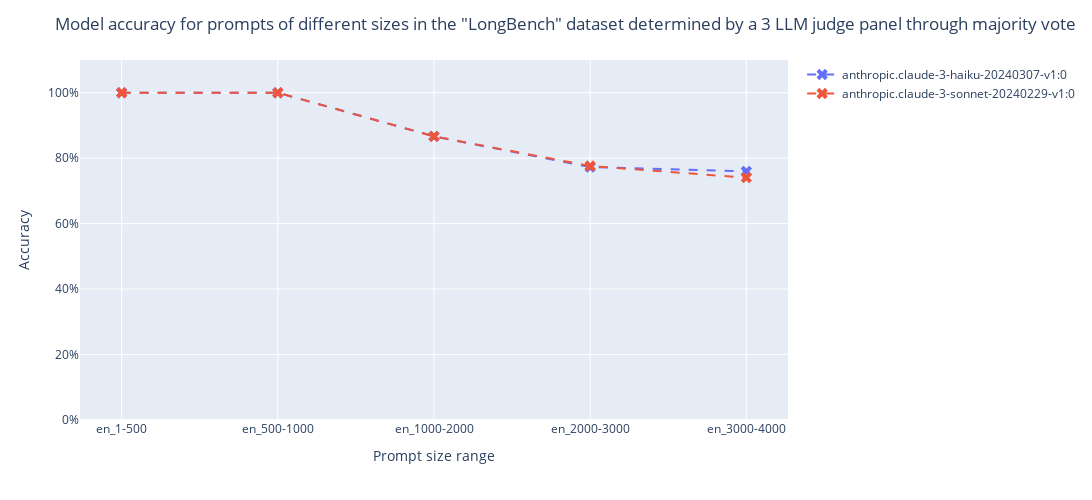

Write notebook code for a chart like this one.
### Code cell
def get_mean(text):
    import re

    # Regular expression to extract the numbers
    pattern = r"(\d+)-(\d+)"

    # Use re.search to find the numbers
    match = re.search(pattern, text)

    # Extract and print the numbers if a match is found
    if match:
        n1 = int(match.group(1))
        n2 = int(match.group(2))
        return (n1+n2)/2
    else:
        return None

try:
    data = merged_accuracy_df_long_df[merged_accuracy_df_long_df.variable == "majority_voting_accuracy"]
    data.payload_file = data.payload_file.map(lambda x: x.replace("payload_", "").replace(".jsonl", ""))
    data['mean_payload_size'] = data.payload_file.map(get_mean)
    data = data.sort_values(by="mean_payload_size")

    # dataset name
    ds_name = "LongBench"

    # Create the line + point plot
    fig = px.line(data, 
                  x='payload_file', 
                  y='value', 
                  color='candidate_model',
                  line_dash_sequence=['dash'],   # Set line style to dashed
                  symbol='candidate_model',      # Set different symbols based on candidate_model
                  markers=True)                  # Show points on the line

    # Update the trace for all symbols to be 'x'
    fig.update_traces(marker=dict(symbol='x', size=10))  # Set the marker to 'X' and adjust size

    # Update layout for y-axis range
    fig.update_layout(
        title=f'Model accuracy for prompts of different sizes in the \"{ds_name}\" dataset determined by a {num_judges} LLM judge panel through majority vote',
        yaxis=dict(
            range=[0, 110],
            title='Accuracy',
            ticksuffix='%',
        ),
        xaxis_title='Prompt size range',
        legend_title=None,
        width=1500,   # Set the width of the plot
        height=500   # Set the height of the plot
    )
    # Show the plot
    fig.show()
except Exception as e:
    logger.info(f"Error occured while generating per model per payload accuracy measure chart: {e}")

### Figure 1 — Plotly figure (JSON) as saved in the notebook; plotly's stock layout.template omitted (floating-point values rounded to 4 significant figures)
{"data": [{"hovertemplate": "candidate_model=anthropic.claude-3-haiku-20240307-v1:0<br>payload_file=%{x}<br>value=%{y}<extra></extra>", "legendgroup": "anthropic.claude-3-haiku-20240307-v1:0", "line": {"color": "#636efa", "dash": "dash"}, "marker": {"size": 10, "symbol": "x"}, "mode": "lines+markers", "name": "anthropic.claude-3-haiku-20240307-v1:0", "orientation": "v", "showlegend": true, "type": "scatter", "x": ["en_1-500", "en_500-1000", "en_1000-2000", "en_2000-3000", "en_3000-4000"], "xaxis": "x", "y": [100, 100, 86.67, 77.27, 75.96], "yaxis": "y"}, {"hovertemplate": "candidate_model=anthropic.claude-3-sonnet-20240229-v1:0<br>payload_file=%{x}<br>value=%{y}<extra></extra>", "legendgroup": "anthropic.claude-3-sonnet-20240229-v1:0", "line": {"color": "#EF553B", "dash": "dash"}, "marker": {"size": 10, "symbol": "x"}, "mode": "lines+markers", "name": "anthropic.claude-3-sonnet-20240229-v1:0", "orientation": "v", "showlegend": true, "type": "scatter", "x": ["en_1-500", "en_500-1000", "en_1000-2000", "en_2000-3000", "en_3000-4000"], "xaxis": "x", "y": [100, 100, 86.67, 77.61, 74.04], "yaxis": "y"}], "layout": {"height": 500, "legend": {"title": {}, "tracegroupgap": 0}, "margin": {"t": 60}, "title": {"text": "Model accuracy for prompts of different sizes in the \"LongBench\" dataset determined by a 3 LLM judge panel through majority vote"}, "width": 1500, "xaxis": {"anchor": "y", "domain": [0, 1], "title": {"text": "Prompt size range"}}, "yaxis": {"anchor": "x", "domain": [0, 1], "range": [0, 110], "ticksuffix": "%", "title": {"text": "Accuracy"}}}}
